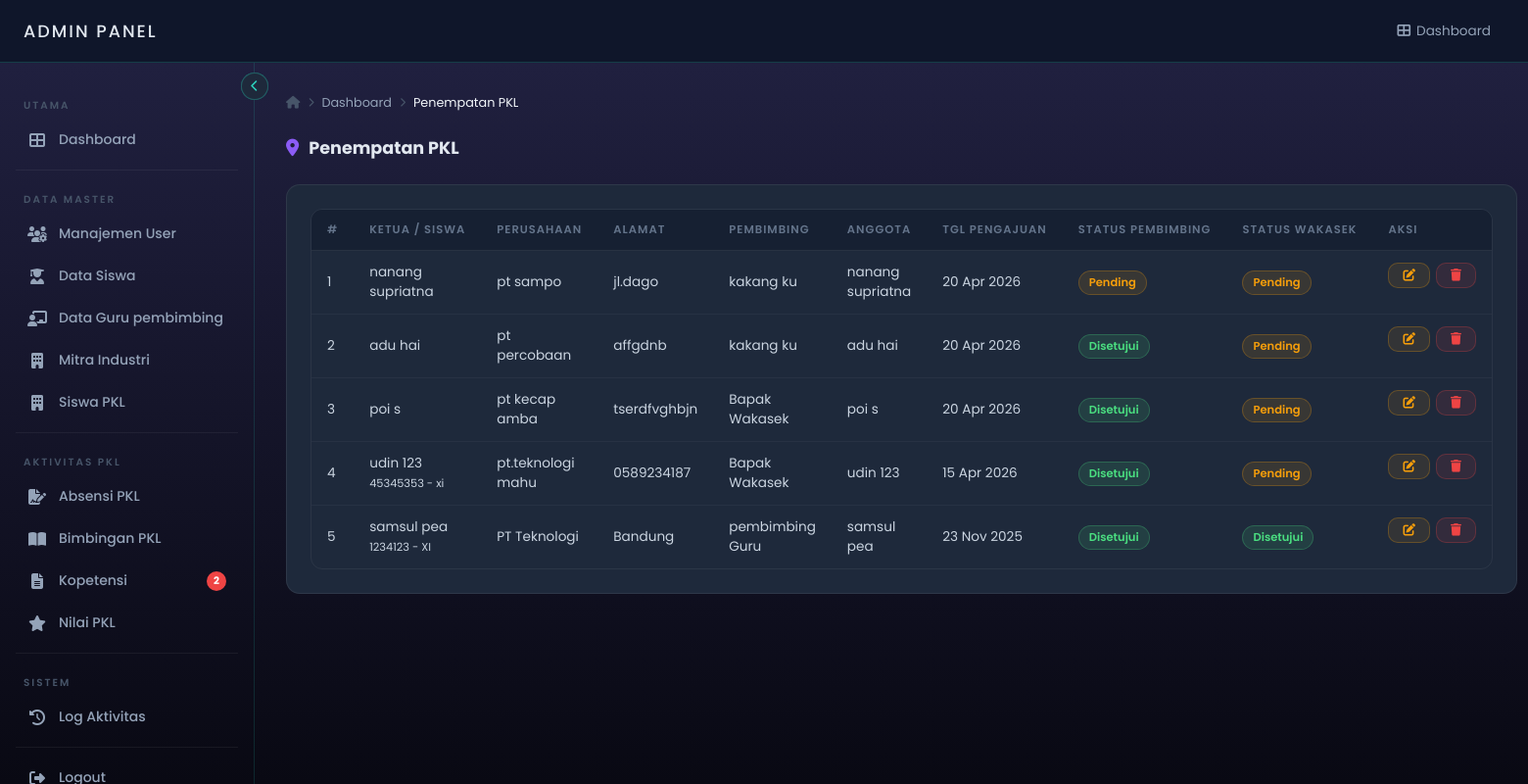
Page /admin/pkl-penempatan.php (signed in) on the committed database.
### tables this page shows
CREATE TABLE `pkl_pengajuan` (
  `id` int(11) NOT NULL,
  `ketua_id` int(11) NOT NULL,
  `nama_perusahaan` varchar(100) NOT NULL,
  `alamat_perusahaan` text NOT NULL,
  `website` varchar(255) DEFAULT NULL,
  `file_dokumen` varchar(255) DEFAULT NULL,
  `status_pembimbing` enum('pending','disetujui','ditolak') DEFAULT 'pending',
  `status_wakasek` enum('pending','disetujui','ditolak') DEFAULT 'pending',
  `pembimbing_id` int(11) DEFAULT NULL,
  `tanggal_pengajuan` datetime DEFAULT current_timestamp()
);

CREATE TABLE `profil_siswa` (
  `id` int(11) NOT NULL,
  `user_id` int(11) NOT NULL,
  `nis` varchar(20) DEFAULT NULL,
  `kelas` varchar(20) DEFAULT NULL,
  `jurusan` varchar(50) DEFAULT NULL,
  `no_hp` varchar(15) DEFAULT NULL,
  `foto_profil` varchar(255) DEFAULT NULL,
  `jenis_kelamin` enum('Laki-laki','Perempuan') DEFAULT NULL,
  `agama` varchar(50) DEFAULT NULL,
  `tempat_lahir` varchar(100) DEFAULT NULL,
  `tanggal_lahir` date DEFAULT NULL,
  `alamat` text DEFAULT NULL,
  `golongan_darah` enum('A','B','AB','O') DEFAULT NULL
);

### admin/pkl-penempatan.php (the view, shortened to what this page needs)
<?php
include "../config.php";
$rows = mysqli_query($conn, "
    SELECT pp.*,
           CONCAT(uk.nama_depan, ' ', uk.nama_belakang) AS nama_ketua,
           CONCAT(up.nama_depan, ' ', up.nama_belakang) AS nama_pembimbing,
           ps.nis, ps.kelas,
           (SELECT GROUP_CONCAT(CONCAT(ua.nama_depan, ' ', ua.nama_belakang) SEPARATOR ', ')
            FROM pkl_anggota pa
            JOIN users ua ON pa.siswa_id = ua.id
            WHERE pa.pengajuan_id = pp.id) AS nama_anggota
    FROM pkl_pengajuan pp
    LEFT JOIN users uk ON pp.ketua_id = uk.id
    LEFT JOIN users up ON pp.pembimbing_id = up.id
    LEFT JOIN profil_siswa ps ON pp.ketua_id = ps.user_id
    ORDER BY pp.id DESC
");
?>
<!DOCTYPE html>
<html lang="id">
<head>
  <link rel="stylesheet" href="style.css"/>
  <link rel="stylesheet" href="https://cdnjs.cloudflare.com/ajax/libs/font-awesome/6.5.2/css/all.min.css"/>
</head>
<body>
<header>
  <nav>
    <div style="display:flex;align-items:center;gap:12px;">
      <div class="logo">ADMIN PANEL</div>
    </div>
    <ul class="nav-links">
      <li><a href="dashboard_admin2.php"><i class="fa fa-th-large"></i> Dashboard</a></li>
    </ul>
  </nav>
</header>
<button class="sidebar-toggle" id="sidebarToggle"><i class="fas fa-chevron-left"></i></button>
<?php include 'sidebar.php'; ?>
<div class="layout-wrapper">
<main class="main-content" id="mainContent">
  <div class="breadcrumb">
    <i class="fas fa-home"></i>
    <i class="fas fa-chevron-right" style="font-size:.6rem;"></i>
    <a href="dashboard_admin2.php" style="color:#94a3b8;">Dashboard</a>
    <i class="fas fa-chevron-right" style="font-size:.6rem;"></i>
    <span>Penempatan PKL</span>
  </div>
  <div class="page-header">
    <h2><i class="fas fa-map-marker-alt" style="color:#8b5cf6;"></i> Penempatan PKL</h2>
  </div>
  <div class="card">
    <div class="table-wrapper">
      <table>
        <thead>
          <tr>
            <th>#</th>
            <th>Ketua / Siswa</th>
            <th>Perusahaan</th>
            <th>Alamat</th>
            <th>Pembimbing</th>
            <th>Anggota</th>
            <th>Tgl Pengajuan</th>
            <th>Status Pembimbing</th>
            <th>Status Wakasek</th>
            <th>Aksi</th>
          </tr>
        </thead>
        <tbody>
        <?php if (mysqli_num_rows($rows) === 0): ?>
          <tr><td colspan="10" style="text-align:center;color:#94a3b8;">Belum ada data penempatan PKL.</td></tr>
        <?php else:
        $no = 1; while ($row = mysqli_fetch_assoc($rows)):
          $sp = $row['status_pembimbing'];
          $sw = $row['status_wakasek'];
          $sp_class = match($sp) {
            'disetujui' => 'pill-green',
            'ditolak'   => 'pill-red',
            default     => 'pill-yellow',
          };
          $sw_class = match($sw) {
            'disetujui' => 'pill-green',
            'ditolak'   => 'pill-red',
            default     => 'pill-yellow',
          };
        ?>
          <tr>
            <td><?php echo $no++; ?></td>
            <td>
              <?php echo htmlspecialchars($row['nama_ketua'] ?? '-'); ?>
              <?php if (!empty($row['nis'])): ?>
                <br><small class="text-muted"><?php echo htmlspecialchars($row['nis']); ?> <?php echo $row['kelas'] ? '- '.$row['kelas'] : ''; ?></small>
              <?php endif; ?>
            </td>
            <td><?php echo htmlspecialchars($row['nama_perusahaan'] ?? '-'); ?></td>
            <td><?php echo htmlspecialchars($row['alamat_perusahaan'] ?? '-'); ?></td>
            <td><?php echo htmlspecialchars($row['nama_pembimbing'] ?? '<em style="color:#94a3b8">Belum ditentukan</em>'); ?></td>
            <td>
              <?php
              $anggota = $row['nama_anggota'];
              echo $anggota ? htmlspecialchars($anggota) : '<em style="color:#94a3b8">-</em>';
              ?>
            </td>
            <td><?php echo date('d M Y', strtotime($row['tanggal_pengajuan'])); ?></td>
            <td><span class="pill <?php echo $sp_class; ?>"><?php echo ucfirst($sp); ?></span></td>
            <td><span class="pill <?php echo $sw_class; ?>"><?php echo ucfirst($sw); ?></span></td>
            <td style="display:flex;gap:6px;">
              <button class="btn btn-warning btn-sm"
                onclick="editStatus(
                  <?php echo $row['id']; ?>,
                  '<?php echo addslashes($sp); ?>',
                  '<?php echo addslashes($sw); ?>',
                  <?php echo (int)($row['pembimbing_id'] ?? 0); ?>
                )">
                <i class="fas fa-edit"></i>
              </button>
              <a href="?hapus=<?php echo $row['id']; ?>" class="btn btn-danger btn-sm"
                 onclick="return confirm('Hapus data penempatan ini?')">
                <i class="fas fa-trash"></i>
              </a>
            </td>
          </tr>
        <?php endwhile; endif; ?>
        </tbody>
      </table>
    </div>
  </div>
</main>
</div>
</body>
</html>

### admin/style.css (style rules this page uses)
*, *::before, *::after { box-sizing: border-box; margin: 0; padding: 0; }
html { scroll-behavior: smooth; }
body { font-family: 'Poppins', sans-serif; background: linear-gradient(to bottom, #222243, #090913); color: #e2e8f0; min-height: 100vh; }
a { text-decoration: none; color: inherit; }
ul { list-style: none; }
h2 { font-size: 1.25rem; font-weight: 600; color: #e2e8f0; }
.btn { display: inline-flex; align-items: center; gap: 8px; padding: 10px 20px; border-radius: 10px; font-family: 'Poppins', sans-serif; font-size: 0.85rem; font-weight: 600; cursor: pointer; transition: all 0.2s; border: none; text-decoration: none; }
.btn-danger { background: rgba(239, 68, 68, 0.1); color: #ef4444; border: 1px solid rgba(239, 68, 68, 0.25); }
.btn-warning { background: rgba(245, 158, 11, 0.1); color: #f59e0b; border: 1px solid rgba(245, 158, 11, 0.25); }
.btn-sm { padding: 6px 14px; font-size: 0.78rem; }
.card { background: #1e293b; border: 1px solid rgba(255, 255, 255, 0.07); border-radius: 14px; padding: 24px; }
.table-wrapper { overflow-x: auto; border-radius: 12px; border: 1px solid rgba(255, 255, 255, 0.06); }
table { width: 100%; border-collapse: collapse; font-size: 0.85rem; }
thead tr { background: #162032; border-bottom: 1px solid rgba(255, 255, 255, 0.08); }
thead th { padding: 12px 16px; text-align: left; font-size: 0.72rem; font-weight: 600; color: #64748b; letter-spacing: 1px; text-transform: uppercase; white-space: nowrap; }
tbody tr { border-bottom: 1px solid rgba(255, 255, 255, 0.04); transition: background 0.15s; }
tbody tr:last-child { border-bottom: none; }
tbody td { padding: 12px 16px; color: #cbd5e1; vertical-align: middle; }
.pill { display: inline-flex; align-items: center; gap: 5px; padding: 3px 10px; border-radius: 99px; font-size: 0.72rem; font-weight: 600; }
.pill-green { background: rgba(74, 222, 128, 0.12); color: #4ade80; border: 1px solid rgba(74, 222, 128, 0.25); }
.pill-yellow { background: rgba(245, 158, 11, 0.12); color: #f59e0b; border: 1px solid rgba(245, 158, 11, 0.25); }
.page-header { display: flex; align-items: center; justify-content: space-between; gap: 16px; margin-bottom: 24px; flex-wrap: wrap; }
.page-header h2 { font-size: 1.1rem; font-weight: 700; color: #e2e8f0; display: flex; align-items: center; gap: 10px; }
.page-header h2 i { color: #ffffff; }
.breadcrumb { display: flex; align-items: center; gap: 8px; font-size: 0.8rem; color: #475569; margin-bottom: 24px; }
.breadcrumb span { color: #f1f5f9; }
.breadcrumb a { color: #64748b; }
header { position: sticky; top: 0; z-index: 100; background: rgba(15, 23, 42, 0.95); backdrop-filter: blur(10px); border-bottom: 1px solid rgba(255, 255, 255, 0.08); }
header nav { display: flex; align-items: center; justify-content: space-between; padding: 0 24px; height: 64px; }
.nav-links { display: flex; gap: 8px; align-items: center; }
.nav-links a { color: #94a3b8; font-size: 0.85rem; padding: 7px 14px; border-radius: 8px; display: flex; align-items: center; gap: 6px; transition: all 0.2s; }
.sidebar-toggle { position: fixed; top: 74px; left: 246px; z-index: 110; background: #1e293b; border: 1px solid rgba(255, 255, 255, 0.15); color: #94a3b8; width: 28px; height: 28px; border-radius: 50%; display: flex; align-items: center; justify-content: center; cursor: pointer; font-size: 0.75rem; transition: left 0.3s ease, transform 0.3s ease; }
.layout-wrapper { display: flex; margin-top: 64px; min-height: calc(100vh - 64px); }
.main-content { margin-left: 260px; flex: 1; padding: 32px; transition: margin-left 0.3s; }

### rows in the picture
pkl_pengajuan: nama_ketua "nanang supriatna", nama_perusahaan "pt sampo", alamat_perusahaan "jl.dago", nama_pembimbing "kakang ku", anggota "nanang supriatna", tanggal_pengajuan "20 Apr 2026", status_pembimbing "Pending", status_wakasek "Pending"
pkl_pengajuan: nama_ketua "adu hai", nama_perusahaan "pt percobaan", alamat_perusahaan "affgdnb", nama_pembimbing "kakang ku", anggota "adu hai", tanggal_pengajuan "20 Apr 2026", status_pembimbing "Disetujui", status_wakasek "Pending"
pkl_pengajuan: nama_ketua "poi s", nama_perusahaan "pt kecap amba", alamat_perusahaan "tserdfvghbjn", nama_pembimbing "Bapak Wakasek", anggota "poi s", tanggal_pengajuan "20 Apr 2026", status_pembimbing "Disetujui", status_wakasek "Pending"
pkl_pengajuan: nama_ketua "udin 123", profil_siswa.nis "45345353", profil_siswa.kelas "xi", nama_perusahaan "pt.teknologi mahu", alamat_perusahaan "0589234187", nama_pembimbing "Bapak Wakasek", anggota "udin 123", tanggal_pengajuan "15 Apr 2026", status_pembimbing "Disetujui", status_wakasek "Pending"
pkl_pengajuan: nama_ketua "samsul pea", profil_siswa.nis "1234123", profil_siswa.kelas "XI", nama_perusahaan "PT Teknologi", alamat_perusahaan "Bandung", nama_pembimbing "pembimbing Guru", anggota "samsul pea", tanggal_pengajuan "23 Nov 2025", status_pembimbing "Disetujui", status_wakasek "Disetujui"

### other values in the picture
$label "Dashboard Manajemen User Data Siswa Data Guru pembimbing Mitra Industri Siswa PKL Absensi PKL Bimbingan PKL Kopetensi Nilai PKL Log Aktivitas"
$badge "2"
